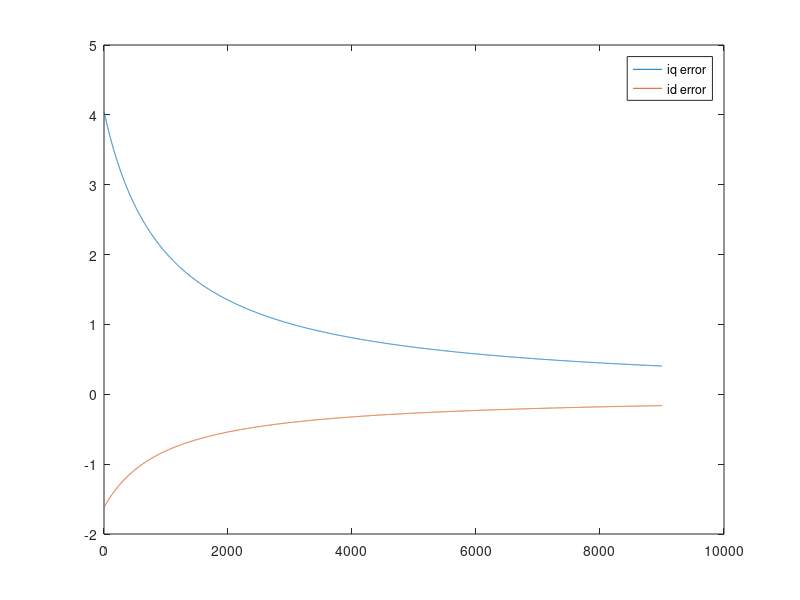

Write MATLAB code to recreate this figure.
clc
clear
% close all

iq = 10;
id = 0;

speedrpm = 100;
fs = 1000:1:10000;
ts = 1./fs;
Ls = 3.5e-3;
Rs = 0.531;
fluxpm = 0.18;

vd = 2;
vq = 10;

speedradsec = speedrpm*2*pi/60;
polepairs = 10;


iq_1 = iq + ts/Ls*(-iq*Rs-speedradsec*polepairs*(id*Ls+fluxpm)+vq);
terms_iq_1 = [iq (-iq*Rs)/1000/Ls speedradsec*polepairs*(id*Ls+fluxpm)/1000/Ls vq/1000/Ls];
sum(terms_iq_1)

id_1 = id + ts/Ls*(-id*Rs+speedradsec*polepairs*Ls*iq+vd);

figure
plot(iq-iq_1)
hold on
plot(id-id_1)
legend('iq error', 'id error')